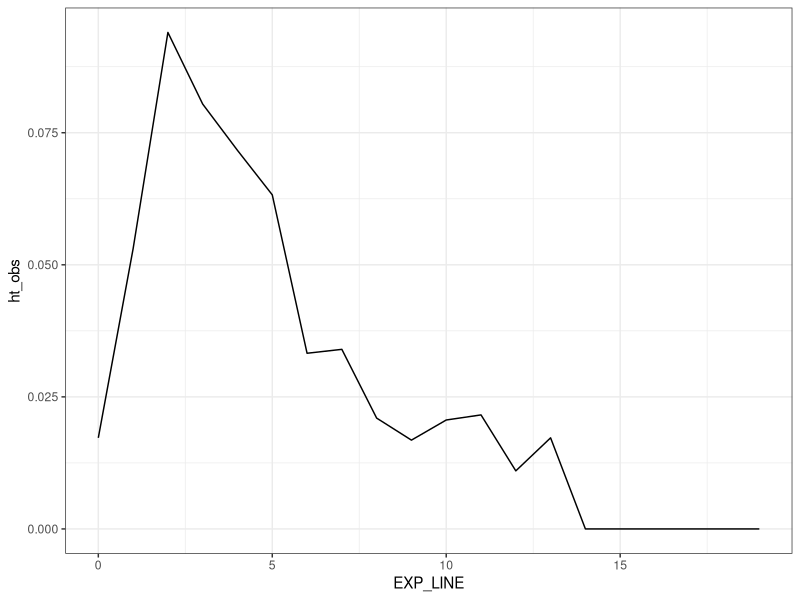
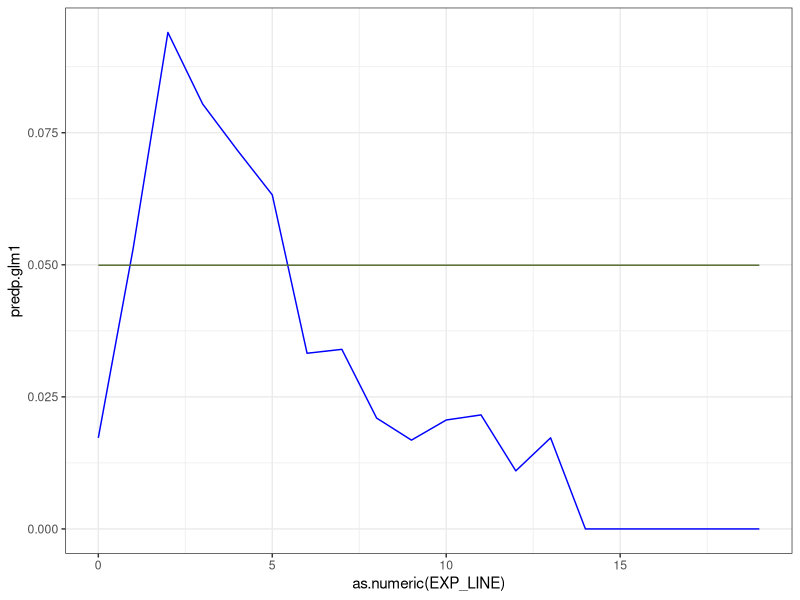
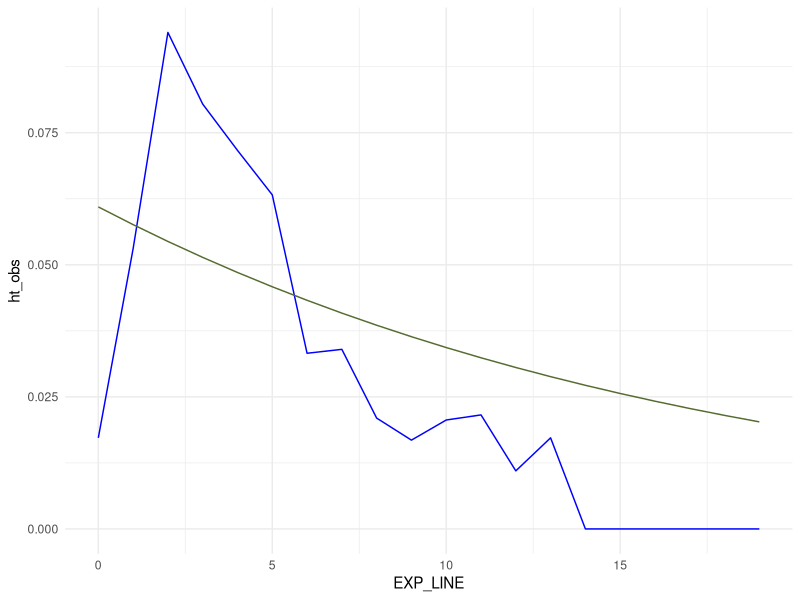
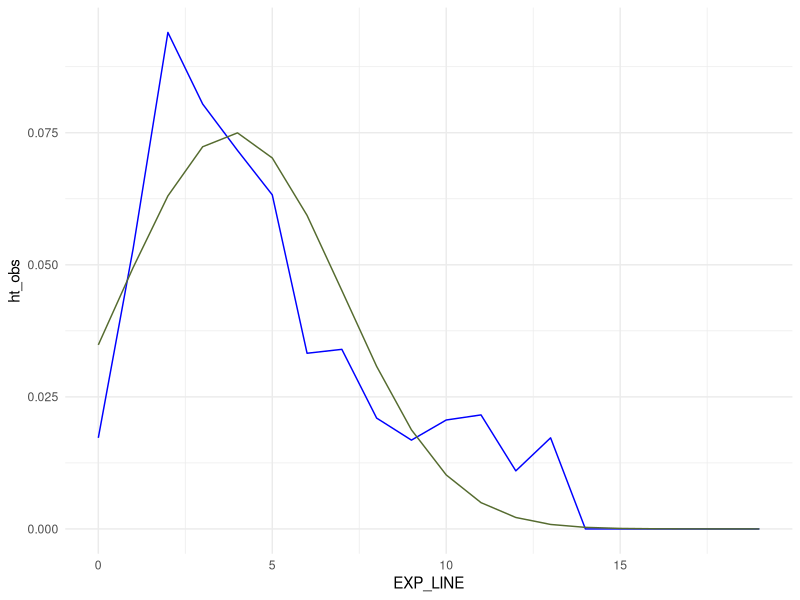
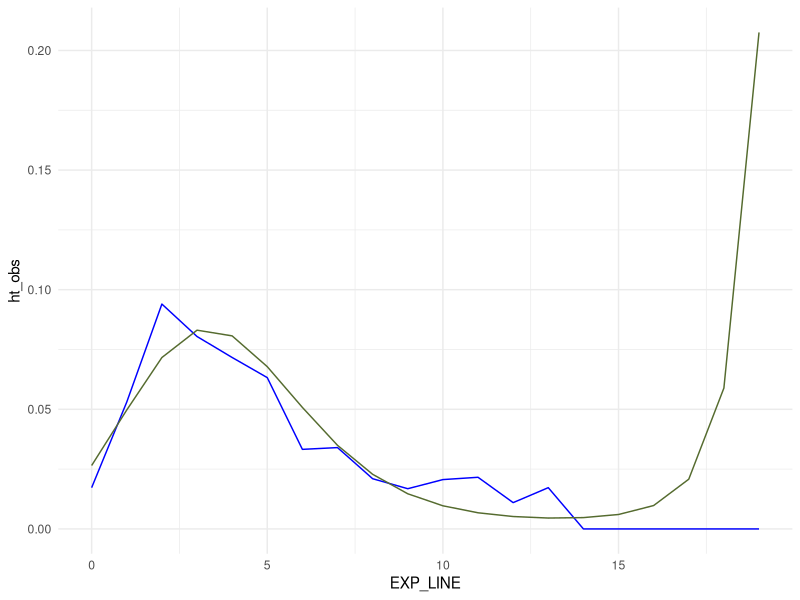
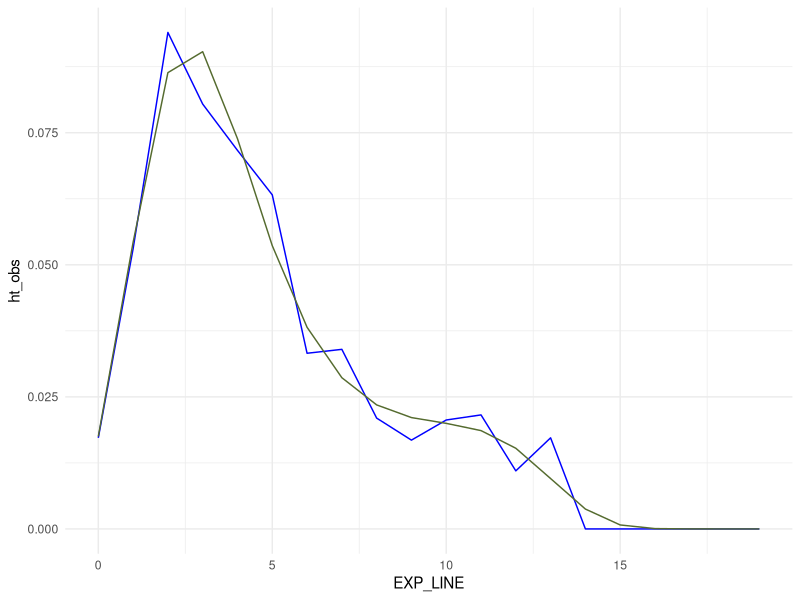
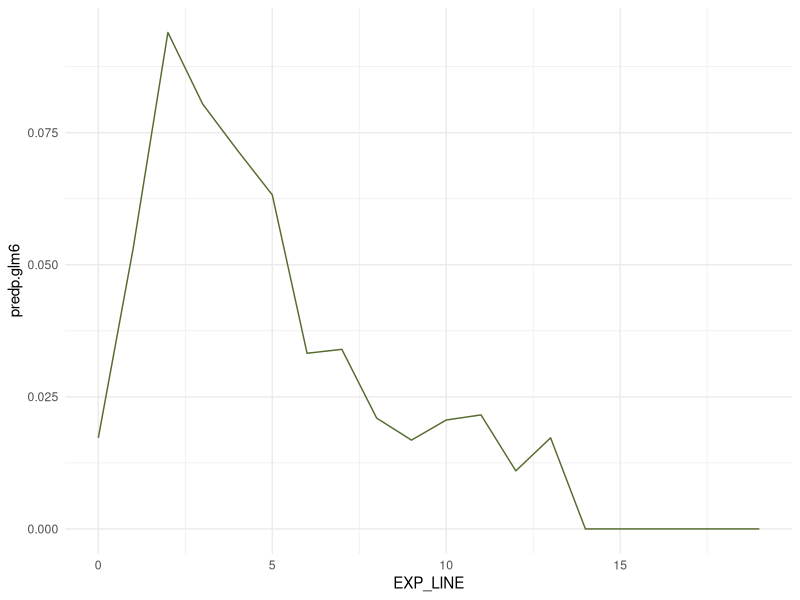
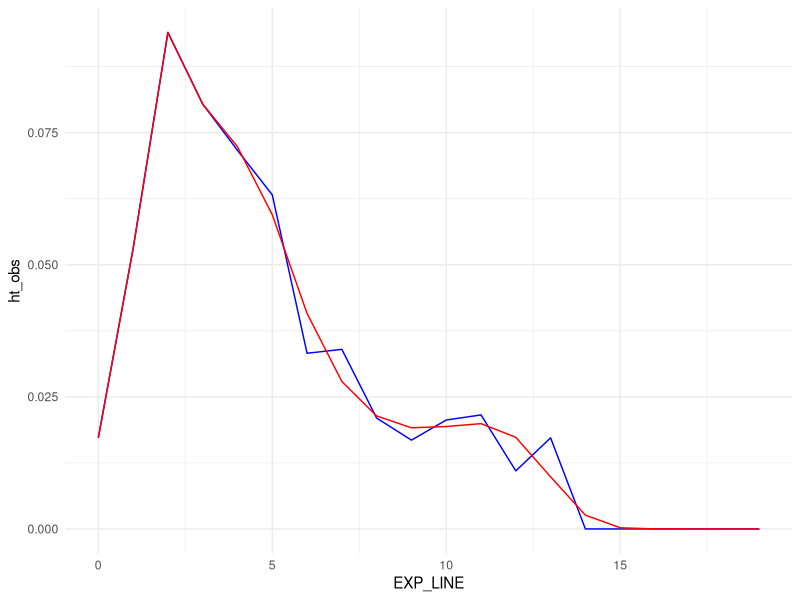

These charts were generated, in order, by the following R code:
#### libraries ####
library(haven)
library(survival)
library(ggplot2)
library(dplyr)
library(tidyr)
library(gmodels)
library(reshape2)


#### setup ####
setwd('/Users/aoikawahara/Library/CloudStorage/OneDrive-KULeuven/Leuven/04_Event History Analysis/Assignment/Workplace')
getwd()

data <- read_sav("FFS_ThirdBirthPPF_Assignment.sav")
CrossTable(data$EXP_LINE,data$BIRTH3)


#### 1a ####
# Excel file


#### 1b ####
data <- data %>%
  group_by(EXP_LINE) %>%
  mutate(ht_obs = mean(BIRTH3, na.rm = TRUE)) %>%
  ungroup()
ggplot(data, aes(EXP_LINE,ht_obs)) + geom_line() +  theme_bw()

data$oddsht_obs <- data$ht_obs/(1-data$ht_obs)
data$logitht_obs <- log(data$ht_obs/(1-data$ht_obs))


#### 1c #####
# Excel file


#### 2a ####
# constant specification
glm1 = glm(BIRTH3 ~ 1, data=data, family=binomial(link = "logit"))
summary(glm1)

data$predl.glm1 = predict.glm(glm1)
data$predo.glm1 = exp(data$predl.glm1)
data$predp.glm1 = data$predo.glm1/(1+data$predo.glm1)

ggplot(data, aes(as.numeric(EXP_LINE), predp.glm1)) +
  geom_line(aes(y = ht_obs, group = 1), color = "blue") +
  geom_line(aes(y = predp.glm1, group = 1), color = "darkolivegreen") +
  theme_bw()


# linear specification
glm2 = glm(BIRTH3 ~ 1 + EXP_LINE, data=data, family=binomial(link = "logit"))
summary(glm2)

data$predl.glm2 = predict.glm(glm2)
data$predo.glm2 = exp(data$predl.glm2)
data$predp.glm2 = data$predo.glm2/(1+data$predo.glm2)

ggplot(data, aes(x = EXP_LINE)) +
  geom_line(aes(y = ht_obs, group = 1), color = "blue") +
  geom_line(aes(y = predp.glm2, group = 1), color = "darkolivegreen") +
  theme_minimal()


# quadratic specification
glm3 = glm(BIRTH3 ~ 1 + EXP_LINE + EXP_QUAD, data=data, family=binomial(link = "logit"))
summary(glm3)

data$predl.glm3 = predict.glm(glm3)
data$predo.glm3 = exp(data$predl.glm3)
data$predp.glm3 = data$predo.glm3/(1+data$predo.glm3)

ggplot(data, aes(x = EXP_LINE)) +
  geom_line(aes(y = ht_obs, group = 1), color = "blue") +
  geom_line(aes(y = predp.glm3, group = 1), color = "darkolivegreen") +
  theme_minimal()


# cubic specification
data$EXP_CUBE <- as.numeric(data$EXP_LINE)^3

glm4 = glm(BIRTH3 ~ 1 + EXP_LINE + EXP_QUAD + EXP_CUBE, data=data, family=binomial(link = "logit"))
summary(glm4)

data$predl.glm4 = predict.glm(glm4)
data$predo.glm4 = exp(data$predl.glm4)
data$predp.glm4 = data$predo.glm4/(1+data$predo.glm4)

ggplot(data, aes(x = EXP_LINE)) +
  geom_line(aes(y = ht_obs, group = 1), color = "blue") +
  geom_line(aes(y = predp.glm4, group = 1), color = "darkolivegreen") +
  theme_minimal()


# 4th-order polynomial
data$EXP_4TH <- as.numeric(data$EXP_LINE)^4

glm5 = glm(BIRTH3 ~ 1 + EXP_LINE + EXP_QUAD + EXP_CUBE + EXP_4TH, data=data, family=binomial(link = "logit"))
summary(glm5)

data$predl.glm5 = predict.glm(glm5)
data$predo.glm5 = exp(data$predl.glm5)
data$predp.glm5 = data$predo.glm5/(1+data$predo.glm5)

ggplot(data, aes(x = EXP_LINE)) +
  geom_line(aes(y = ht_obs, group = 1), color = "blue") +
  geom_line(aes(y = predp.glm5, group = 1), color = "darkolivegreen") +
  theme_minimal()


# general specification
glm6 = glm(BIRTH3 ~ as.factor(EXP_LINE), data=data, family=binomial(link = "logit"))
summary(glm6)

data$predl.glm6 = predict.glm(glm6)
data$predo.glm6 = exp(data$predl.glm6)
data$predp.glm6 = data$predo.glm6/(1+data$predo.glm6)

ggplot(data, aes(x = EXP_LINE)) +
  geom_line(aes(y = predp.glm6, group = 1), color = "darkolivegreen") +
  theme_minimal()


# step function - 分岐点調整中
crosstab = table(data$EXP_LINE,data$EXP_CAT4)
print(crosstab)

glm7 = glm(BIRTH3 ~ 1 + as.factor(EXP_CAT4) + EXP_LINE + EXP_QUAD + EXP_CUBE + EXP_4TH, data=data, family=binomial(link = "logit"))
summary(glm7)

data$predl.glm7 = predict.glm(glm7)
data$predo.glm7 = exp(data$predl.glm7) 
data$predp.glm7 = data$predo.glm7/(1+data$predo.glm7)

ggplot(data, aes(x = EXP_LINE)) +
  geom_line(aes(y = ht_obs, group = 1), color = "blue") +  # Connected line for ht_obs
  geom_line(aes(y = predp.glm7, group = 1), color = "red") +   # Connected line for ht_cte
  theme_minimal()


# plot all the estimated models
ggplot(data, aes(as.numeric(EXP_LINE), predp.glm1)) + geom_line() + theme_bw() + 
  geom_line(aes(y = predp.glm2), color = "blue") + 
  geom_line(aes(y = predp.glm3), color = "red") + 
  geom_line(aes(y = predp.glm4), color = "darkolivegreen") +
  geom_line(aes(y = predp.glm5), color = "orange") + 
  geom_line(aes(y = predp.glm6), color = "black")


#### 2b ####
# constant
test_glm1glm6 <- anova(glm1,glm6, test = "LRT")
print(test_glm1glm6)

# linear
test_glm1glm2 <- anova(glm1,glm2, test = "LRT")
print(test_glm1glm2)

test_glm2glm6 <- anova(glm2,glm6, test = "LRT")
print(test_glm2glm6)

# quadratic
test_glm2glm3 <- anova(glm2,glm3, test = "LRT")
print(test_glm2glm3)

test_glm3glm6 <- anova(glm3,glm6, test = "LRT")
print(test_glm3glm6)

# cubic
test_glm3glm4 <- anova(glm3,glm4, test = "LRT")
print(test_glm3glm4)

test_glm4glm6 <- anova(glm4,glm6, test = "LRT")
print(test_glm4glm6)

# 4th order
test_glm4glm5 <- anova(glm4,glm5, test = "LRT")
print(test_glm4glm5)

test_glm5glm6 <- anova(glm5,glm6, test = "LRT")
print(test_glm5glm6)

# step function

test_glm6glm7 <- anova(glm6, glm7, test = "LRT")
print(test_glm6glm7)

test_glm5glm7 <- anova(glm5, glm7, test = "LRT")
print(test_glm5glm7)

#### 2c ####
table(data$AGEKID2, useNA="always")

# Calculate mean of BIRTH3 by exposure
data <- data %>%
  group_by(AGEKID2) %>%
  mutate(ht_agekid2 = mean(BIRTH3, na.rm = TRUE)) %>%
  ungroup()

ggplot(data, aes(AGEKID2,ht_agekid2)) +
  geom_line() +
  theme_bw()

data$a2 = data$AGEKID2^2
data$a3 = data$AGEKID2^3
data$a4 = data$AGEKID2^4


# 4th-order polynomial model
glm5age = glm(BIRTH3 ~ 1 + EXP_LINE + EXP_QUAD + EXP_CUBE + EXP_4TH + AGEKID2 + a2 + a3 + a4, data=data, family=binomial(link = "logit"))
summary(glm5age)

data$predl.glm5age = predict.glm(glm5age)
data$predo.glm5age = exp(data$predl.glm5age)
data$predp.glm5age = data$predo.glm5age/(1+data$predo.glm5age)

test_glm5glm5age <- anova(glm5,glm5age, test = "LRT")
print(test_glm5glm5age)

ggplot(data, aes(as.numeric(EXP_LINE), predp.glm5age, color=as.factor(AGEKID2))) +
  geom_line() +
  theme_bw()


#### 2d ####
data$ASTATUS4 <- factor(data$ASTATUS4,levels=c(1,2,3,4,5), 
                            labels=c("Education","Full-time employed","Part-time employed","Unemployed","Other"))

data.substatus <- subset(data, as.numeric(ASTATUS4) != "NA")
table(data.substatus$ASTATUS4, useNA="always")

glm5sta = glm(BIRTH3 ~ 1 + EXP_LINE + EXP_QUAD + EXP_CUBE + EXP_4TH + ASTATUS4 , data=data.substatus, family=binomial(link = "logit"))
summary(glm5sta)

data.substatus$predl.glm5sta = predict.glm(glm5sta)
data.substatus$predo.glm5sta = exp(data.substatus$predl.glm5sta)
data.substatus$predp.glm5sta = data.substatus$predo.glm5sta/(1+data.substatus$predo.glm5sta)

ggplot(data.substatus, aes(as.numeric(EXP_LINE), predp.glm5sta, linetype=as.factor(ASTATUS4))) +
  geom_line() +
  theme_bw()


# Since LRT assumes the people in the models are the same,
# the number of cases must be the same across the models.


# 4th-order polynomial specification with subset data
glm5sub = glm(BIRTH3 ~ 1 + EXP_LINE + EXP_QUAD + EXP_CUBE + EXP_4TH, data=data.substatus, family=binomial(link = "logit"))
summary(glm5sub)

test_glm5subglm5sta <- anova(glm5sub,glm5sta, test = "LRT")
print(test_glm5subglm5sta)


#### 2e ####
# model with both age and status
glm5netfull = glm(BIRTH3 ~ 1 + EXP_LINE + EXP_QUAD + EXP_CUBE + EXP_4TH +
                 AGEKID2 + a2 + a3 + a4 +
                 ASTATUS4,
               data=data.substatus, family=binomial(link = "logit"))
summary(glm5netfull)

# 4th-order polynomial specification with subset data only with age
glm5netage = glm(BIRTH3 ~ 1 + EXP_LINE + EXP_QUAD + EXP_CUBE + EXP_4TH +
                   AGEKID2 + a2 + a3 + a4,
                 data=data.substatus, family=binomial(link = "logit"))
summary(glm5netage)


# likelihood ratio test
test_glm5netfullglm5netage <- anova(glm5netage,glm5netfull, test = "LRT")
print(test_glm5netfullglm5netage)

test_glm5netfullglm5sta <- anova(glm5sta,glm5netfull, test = "LRT")
print(test_glm5netfullglm5sta)


#### 2f ####
glm5netfull$devres <- residuals(glm5netfull, "deviance")

plot(glm5netfull$devres,
     xlab = "Person-Period",
     ylab = "Deviance Residuals")

glm5netfull$ssdevres <- tapply(glm5netfull$devres^2, data.substatus$NR, sum)

plot(glm5netfull$ssdevres,
     xlab = "Identification Number",
     ylab = "Sum of Squared Residuals")

glm5netfull$ssdevres

#### 2g ####
glm5netfull_cloglog = glm(BIRTH3 ~ 1 + EXP_LINE + EXP_QUAD + EXP_CUBE + EXP_4TH +
                    AGEKID2 + a2 + a3 + a4 +
                    ASTATUS4,
                  data=data.substatus, family=binomial(link = "cloglog"))
summary(glm5netfull_cloglog)
